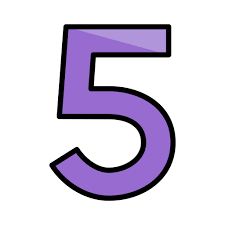
#> input picture opencv/five.png, 225 x 225 px
$ python 'contours&shape_detection.py'
#> lines starting #> are read from the running program, lines starting #| are printed output that depends on the picture; after the words box and inside, x2 and y2 are one past the last pixel; in counts of white or black regions, pixels touching at a corner belong together
# finding contours - use cv2.findContours to locate object boundaries
# shape detection - approximate shapes using approxPloyDP for object recognition
# Drawing Contours - highlight detected objects by drawing around their edges

# contours, hierarchy = cv2.findContours(image, mode, method)

"""
import cv2
img = cv2.imread("triangle.png")
gray = cv2.cvtColor(img, cv2.COLOR_BGR2GRAY)
_, thresh = cv2.threshold(gray, 200, 255, cv2.THRESH_BINARY)

contours, heirarchy = cv2.findContours(thresh, cv2.RETR_TREE, cv2.CHAIN_APPROX_SIMPLE)

# cv2.drawCountours()
# cv2.drawContours(image, contours, contour_index, color, thickness )

cv2.drawContours(img, contours, -1, (0,255,0), 3)
cv2.imshow("contours", img)
cv2.waitKey(0)
cv2.destroyAllWindows()
"""

# approx = cv2.approxPloyDP(contour, epsilon, True)

# 0.01 * arcLength

import cv2
img = cv2.imread("five.png")
#> img is the input picture: shape (225, 225, 3); mean B, G, R 225.7, 208.8, 216.2
gray = cv2.cvtColor(img, cv2.COLOR_BGR2GRAY)
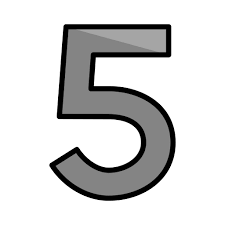
#> gray: shape (225, 225); min 0, max 255, mean 213
_, thresh = cv2.threshold(gray, 200, 255, cv2.THRESH_BINARY)
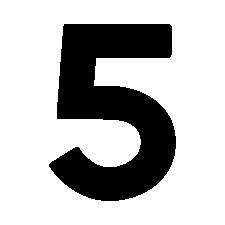
#> thresh: shape (225, 225); 73.7% white; 1 black region

contours, heirarchy = cv2.findContours(thresh, cv2.RETR_TREE, cv2.CHAIN_APPROX_SIMPLE)
#> contours = 2 contours; box (x1, y1, x2, y2) and area: (0, 0, 225, 225) 50176, (48, 23, 177, 202) 13714

# cv2.drawCountours()
# cv2.drawContours(image, contours, contour_index, color, thickness)

cv2.drawContours(img, contours, -1, (0,255,0), 3)
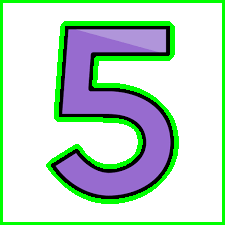
#> img: shape (225, 225, 3); 13.04% of pixels changed, all inside (x1, y1, x2, y2) = (0, 0, 225, 225)

for contour in contours:
    approx = cv2.approxPolyDP(contour, 0.01*cv2.arcLength(contour, True), True)
    print(approx)
    corners = len(approx)
    print(corners)

    if corners == 3:
        shape_name = "Triangle"
    elif corners == 4:

        shape_name = "Rectangle"
    elif corners == 5:
        shape_name = "Pentagon"
    elif corners>5:
        shape_name = "Circle"
    else:
        shape_name = "unknown"

    cv2.drawContours(img, [approx], 0, (0,255,0), 2)
    x=approx.ravel()[0]
    y = approx.ravel()[1] - 10
    cv2.putText(img, shape_name, (x,y), cv2.FONT_HERSHEY_COMPLEX, 0.6, (255,0,0))
#> this loop made 2 passes
#> (approx, corners, shape_name, x, y) on pass 1: ([[0, 0], [0, 224], [224, 224], [224, 0]], 4, 'Rectangle', 0, -10)
#> (corners, shape_name, x, y) on pass 2: (16, 'Circle', 64, 13)
#> (printed output is left out)
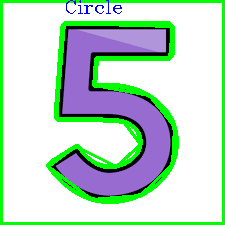
#> img: shape (225, 225, 3); 1.94% of pixels changed, all inside (x1, y1, x2, y2) = (51, 0, 174, 199)

cv2.imshow("contours", img)
cv2.waitKey(0)
cv2.destroyAllWindows()

$ run again, with opencv/circle.png copied over opencv/five.png
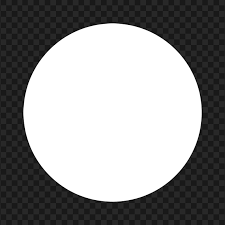
#> input picture opencv/circle.png, 225 x 225 px
#> img is the input picture: shape (225, 225, 3); min 0, max 255, mean 142
#> `_, thresh = cv2.threshold(gray, 200, 255, cv2.THRESH_BINARY)`:
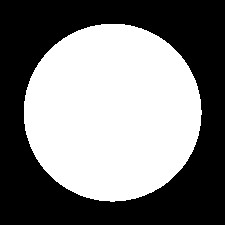
#> thresh: shape (225, 225); 49% white; 1 white region
#> contours = 1 contour; box (x1, y1, x2, y2) and area: (24, 24, 202, 202) 24579
#> the loop `for contour in contours:` made 1 pass
#> (corners, shape_name, x, y) on pass 1: (16, 'Circle', 101, 14)
#> (printed output is left out)
#> after the loop `for contour in contours:`:
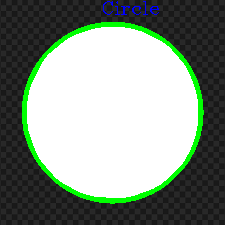
#> img: shape (225, 225, 3); mean B, G, R 133.7, 146, 132.8
